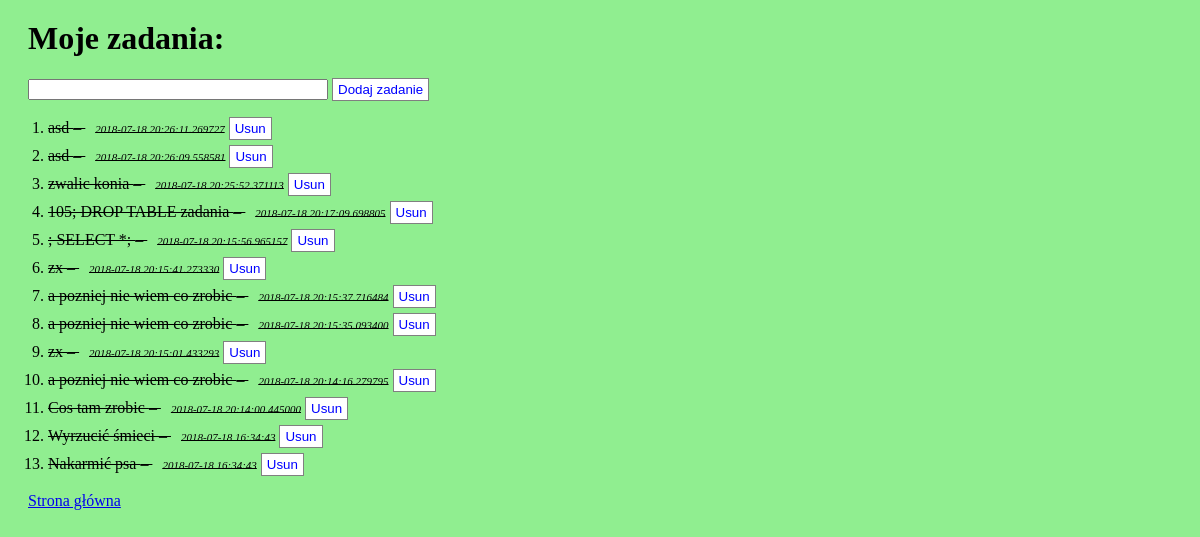
/zadania, run on an earlier commit of the app's database.
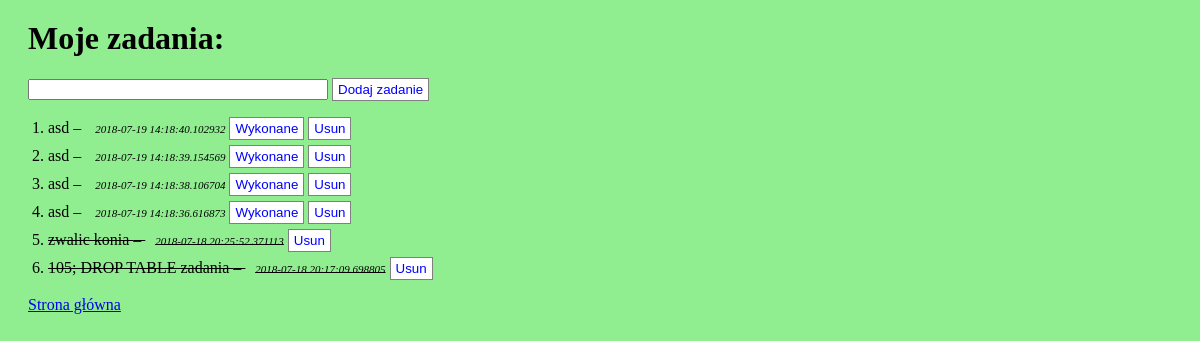
And on a later commit of the database.
### tables this page shows
CREATE TABLE zadania (
    id integer primary key autoincrement, -- unikalny indentyfikator
    zadanie text not null, -- opis zadania do wykonania
    zrobione boolean not null, -- informacja czy zadania zostalo juz wykonane
    data_pub datetime not null -- data dodania zadania
);

### app.py (the view, shortened to what this page needs)
@app.route('/zadania', methods=['GET', 'POST'])
def zadania():
    error = None
    db = get_db()
    kursor = db.execute('SELECT * FROM zadania ORDER BY data_pub DESC;')
    zadania = kursor.fetchall()
    return render_template('zadania_lista.html', zadania=zadania, error=error)

### app.py (called while the page is built)
def get_db():
    if not g.get('db'):  # jeżeli brak połączenia, to je tworzymy
        con = sqlite3.connect(app.config['DATABASE'])
        con.row_factory = sqlite3.Row
        g.db = con  # zapisujemy połączenie w kontekście aplikacji
    return g.db  # zwracamy połączenie z bazą

### templates/zadania_lista.html (shortened to what this page needs)
<html>
<head>
    <link rel="stylesheet" type="text/css" href="{{ url_for('static', filename='style.css') }}">
</head>
<body>
<h1>{{ config.SITE_NAME }}:</h1>
<form class="add-form" method="POST" action="{{ url_for('zadania') }}">
    <input name="zadanie" value=""/>
    <button type="submit">Dodaj zadanie</button>
</form>
<ol>
    {% for zadanie in zadania %}
        <li>
            {% if zadanie.zrobione %}
                <span class="done">{{ zadanie.zadanie }} – <em>{{ zadanie.data_pub }}</em></span>
            {% else %}
                {{ zadanie.zadanie }} – <em>{{ zadanie.data_pub }}</em>
            {% endif %}
            {% if not zadanie.zrobione %}
                <form method="POST" action="{{ url_for('zrobione') }}">
                    <button type="submit">Wykonane</button>
                </form>
            {% endif %}
            <form method="POST" action="{{ url_for('usun') }}">
                <button type="submit">Usun</button>
            </form>
        </li>
    {% endfor %}
</ol>
<p><a href="{{ url_for('index') }}">Strona główna</a></p>
</body>
</html>

### static/style.css (style rules this page uses)
body { margin-top: 20px; background-color: lightgreen; }
h1, p { margin-left: 20px; }
.add-form { margin-left: 20px; }
ol { text-align: left; }
em { font-size: 11px; margin-left: 10px; }
form { display: inline-block; margin-bottom: 0; }
input[name="zadanie"] { width: 300px; }
li { margin-bottom: 5px; }
button { padding: 3px 5px; cursor: pointer; color: blue; font-size: 12px/1.5em; background: white; border: 1px solid grey; }
.done { text-decoration: line-through; }

What changed in the data, as far as the page shows it:
removed zadania: zadanie "asd", data_pub "2018-07-18 20:26:11.269727"
removed zadania: zadanie "asd", data_pub "2018-07-18 20:26:09.558581"
removed zadania: zadanie "; SELECT *;", data_pub "2018-07-18 20:15:56.965157"
removed zadania: zadanie "zx", data_pub "2018-07-18 20:15:41.273330"
removed zadania: zadanie "a pozniej nie wiem co zrobic", data_pub "2018-07-18 20:15:37.716484"
removed zadania: zadanie "a pozniej nie wiem co zrobic", data_pub "2018-07-18 20:15:35.093400"
removed zadania: zadanie "zx", data_pub "2018-07-18 20:15:01.433293"
removed zadania: zadanie "a pozniej nie wiem co zrobic", data_pub "2018-07-18 20:14:16.279795"
removed zadania: zadanie "Cos tam zrobic", data_pub "2018-07-18 20:14:00.445000"
removed zadania: zadanie "Wyrzucić śmieci", data_pub "2018-07-18 16:34:43"
removed zadania: zadanie "Nakarmić psa", data_pub "2018-07-18 16:34:43"
added zadania: zadanie "asd", data_pub "2018-07-19 14:18:40.102932"
added zadania: zadanie "asd", data_pub "2018-07-19 14:18:39.154569"
added zadania: zadanie "asd", data_pub "2018-07-19 14:18:38.106704"
added zadania: zadanie "asd", data_pub "2018-07-19 14:18:36.616873"
